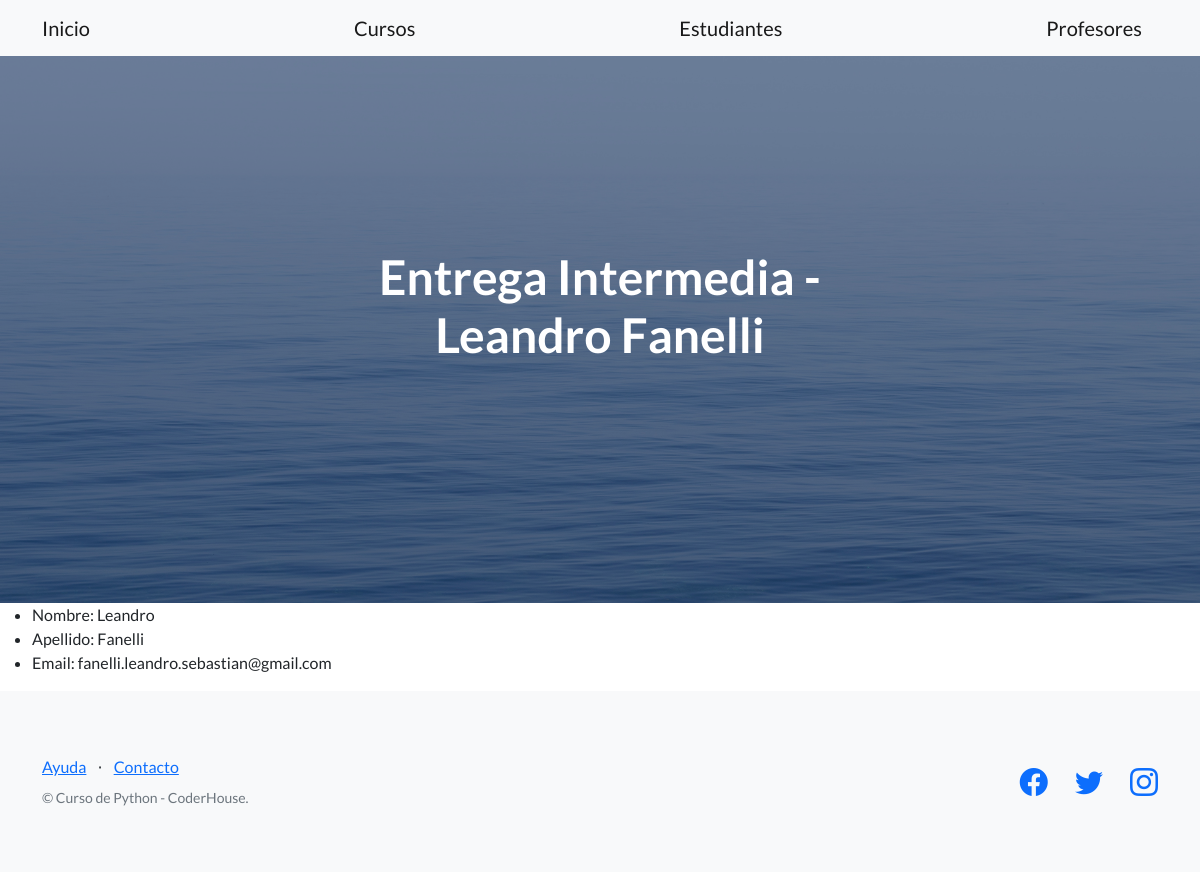
/AppCoder/estudiantes/view/1, run on the app's committed database.
### AppCoder/models.py (models this page shows, shortened)
class Estudiante(Model):
    nombre = CharField(max_length=30)
    apellido = CharField(max_length=30)
    email = EmailField()

### AppCoder/views.py (the view)
# urls.py: path('estudiantes/view/<pk>', Estudiante_DetailView.as_view(), name='estudiante_view'),
class Estudiante_DetailView(DetailView):
    model = Estudiante
    template_name = 'AppCoder/ver_estudiante.html'

### templates/AppCoder/ver_estudiante.html
{% extends 'AppCoder/padre.html' %}
{% block contenidoQueCambia %}
    <ul>
        <li>Nombre: {{estudiante.nombre}}</li>
        <li>Apellido: {{estudiante.apellido}}</li>
        <li>Email: {{estudiante.email}}</li>
    </ul>
{% endblock %}

### data on the page
Estudiante: nombre "Leandro", apellido "Fanelli", email "fanelli.leandro.sebastian@gmail.com"
